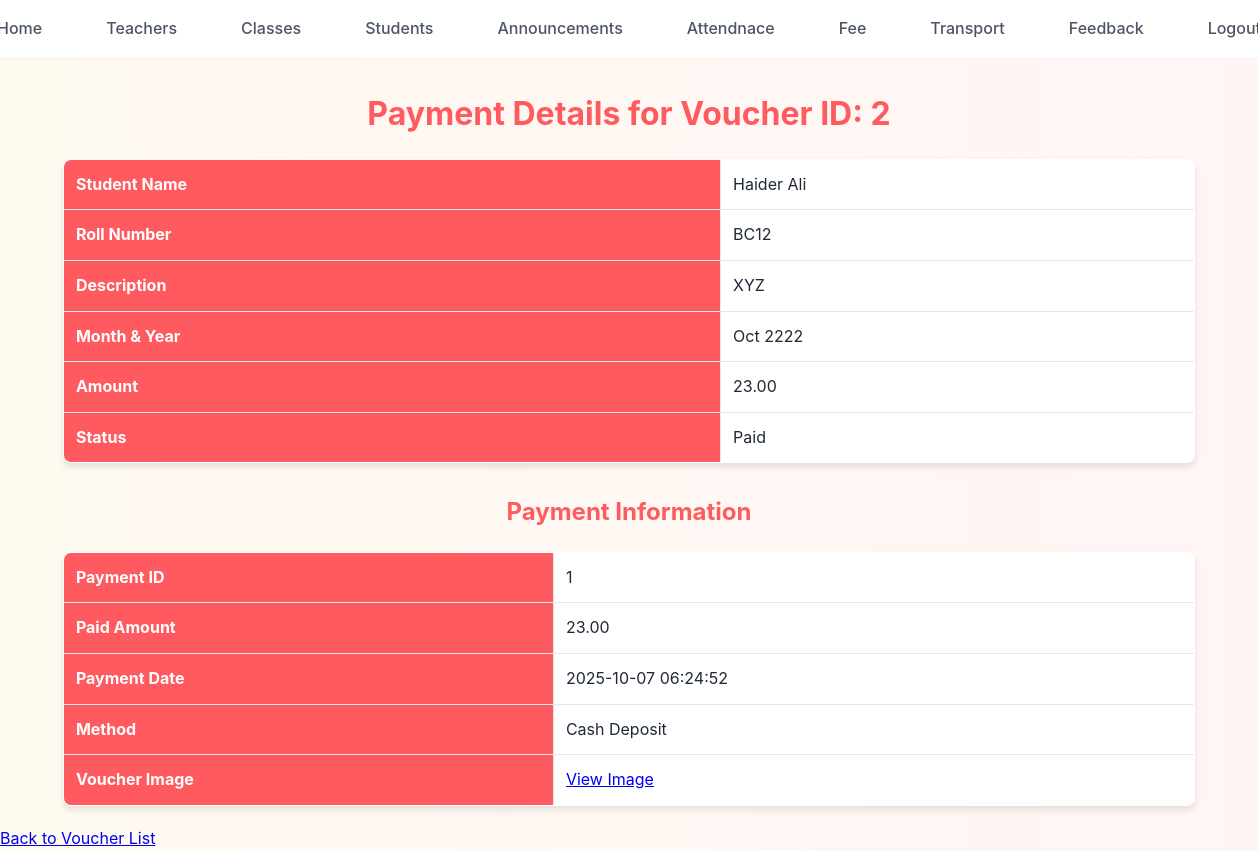
Page /admin/view_payment_details.php?voucher_id=2 (signed in) on the committed database.
### tables this page shows
CREATE TABLE `fee_vouchers` (
  `voucher_id` int(11) NOT NULL,
  `description` text NOT NULL,
  `month_year` varchar(20) NOT NULL,
  `student_id` int(11) NOT NULL,
  `amount` decimal(10,2) NOT NULL,
  `due_date` date NOT NULL,
  `status` enum('Pending','Paid','Overdue') DEFAULT 'Pending',
  `generated_at` timestamp NOT NULL DEFAULT current_timestamp()
);

CREATE TABLE `students` (
  `student_id` int(11) NOT NULL,
  `username` varchar(50) NOT NULL,
  `password` varchar(255) NOT NULL,
  `email` varchar(100) NOT NULL,
  `first_name` varchar(50) NOT NULL,
  `last_name` varchar(50) NOT NULL,
  `roll_number` varchar(20) NOT NULL,
  `class_id` int(11) DEFAULT NULL,
  `date_of_birth` date DEFAULT NULL,
  `phone_number` varchar(15) DEFAULT NULL,
  `created_at` timestamp NOT NULL DEFAULT current_timestamp(),
  `updated_at` timestamp NOT NULL DEFAULT current_timestamp() ON UPDATE current_timestamp()
);

CREATE TABLE `payments` (
  `payment_id` int(11) NOT NULL,
  `voucher_id` int(11) NOT NULL,
  `paid_amount` decimal(10,2) NOT NULL,
  `payment_date` timestamp NOT NULL DEFAULT current_timestamp(),
  `method` varchar(50) NOT NULL,
  `voucher_image` varchar(255) DEFAULT NULL
);

### admin/view_payment_details.php (the view, shortened to what this page needs)
<?php
include "config.php";
$voucher_id = intval($_GET['voucher_id']);
$voucher_sql = "
    SELECT v.voucher_id, v.description, v.amount, v.status, v.month_year,
           s.first_name, s.last_name, s.roll_number
    FROM fee_vouchers v
    INNER JOIN students s ON v.student_id = s.student_id
    WHERE v.voucher_id = ?
";
$stmt = $conn->prepare($voucher_sql);
$stmt->bind_param("i", $voucher_id);
$stmt->execute();
$voucher = $stmt->get_result()->fetch_assoc();
$payment_sql = "SELECT * FROM payments WHERE voucher_id = ?";
$stmt2 = $conn->prepare($payment_sql);
$stmt2->bind_param("i", $voucher_id);
$stmt2->execute();
$payment = $stmt2->get_result()->fetch_assoc();
?>
<!DOCTYPE html>
<html lang="en">
<head>
    <link rel="stylesheet" href="../CSS/style.css">
</head>
<body>
<?php include('navbar.php'); ?>
<div>
    <h2>Payment Details for Voucher ID: <?php echo htmlspecialchars($voucher_id); ?></h2>
    <?php if ($voucher): ?>
        <table border="1" cellpadding="8" cellspacing="0">
            <tr><th>Student Name</th><td><?php echo htmlspecialchars($voucher['first_name'] . ' ' . $voucher['last_name']); ?></td></tr>
            <tr><th>Roll Number</th><td><?php echo htmlspecialchars($voucher['roll_number']); ?></td></tr>
            <tr><th>Description</th><td><?php echo htmlspecialchars($voucher['description']); ?></td></tr>
            <tr><th>Month & Year</th><td><?php echo htmlspecialchars($voucher['month_year']); ?></td></tr>
            <tr><th>Amount</th><td><?php echo number_format($voucher['amount'], 2); ?></td></tr>
            <tr><th>Status</th><td><?php echo htmlspecialchars($voucher['status']); ?></td></tr>
        </table>
        <h3>Payment Information</h3>
        <?php if ($payment): ?>
            <table border="1" cellpadding="8" cellspacing="0">
                <tr><th>Payment ID</th><td><?php echo htmlspecialchars($payment['payment_id']); ?></td></tr>
                <tr><th>Paid Amount</th><td><?php echo number_format($payment['paid_amount'], 2); ?></td></tr>
                <tr><th>Payment Date</th><td><?php echo htmlspecialchars($payment['payment_date']); ?></td></tr>
                <tr><th>Method</th><td><?php echo htmlspecialchars($payment['method']); ?></td></tr>
                <tr>
                    <th>Voucher Image</th>
                    <td>
                        <?php if (!empty($payment['voucher_image'])): ?>
                            <a href="../uploads/<?php echo htmlspecialchars($payment['voucher_image']); ?>" target="_blank">View Image</a>
                        <?php else: ?>
                            No Image Uploaded
                        <?php endif; ?>
                    </td>
                </tr>
            </table>
        <?php else: ?>
            <p>No payment record found for this voucher.</p>
        <?php endif; ?>
    <?php else: ?>
        <p>Voucher not found.</p>
    <?php endif; ?>
    <a href="view_vouchers.php">Back to Voucher List</a>
</div>
</body>
</html>

### CSS/style.css (style rules this page uses)
:root { --primary-color: #ff5a5f; --primary-hover: #e14d52; --secondary-color: #ffcc00; --secondary-hover: #e6b800; --text-primary: #1f2937; --text-secondary: #4b5563; --bg-primary: #ffffff; --bg-secondary: #fdf2f2; --border-color: #e5e7eb; --shadow-sm: 0 1px 2px rgba(0, 0, 0, 0.05); --shadow-md: 0 4px 6px rgba(0, 0, 0, 0.1); --shadow-lg: 0 10px 15px rgba(0, 0, 0, 0.15); }
* { margin: 0; padding: 0; box-sizing: border-box; }
body { font-family: 'Inter', sans-serif; background: linear-gradient(to right, #fffaf0, #fff5f5); color: var(--text-primary); line-height: 1.6; }
h1, h2, h3, h4, h5, h6 { margin-top: 30px; font-weight: 700; text-align: center; margin-bottom: 1rem; color: var(--primary-color); }
h2 { font-size: 2rem; }
h3 { font-size: 1.5rem; }
table { width: 90%; margin: 20px auto; border-collapse: collapse; background: var(--bg-primary); box-shadow: var(--shadow-md); border-radius: 8px; overflow: hidden; }
th, td { padding: 12px; border: 1px solid var(--border-color); text-align: left; }
th { background: var(--primary-color); color: white; }

### rows in the picture
fee_vouchers: student.last_name "Haider Ali", student.roll_number "BC12", description "XYZ", month_year "Oct 2222", amount "23.00", status "Paid"
payments: payment_id "1", paid_amount "23.00", payment_date "2025-10-07 06:24:52", method "Cash Deposit"

### other values in the picture
$voucher_id "2"
